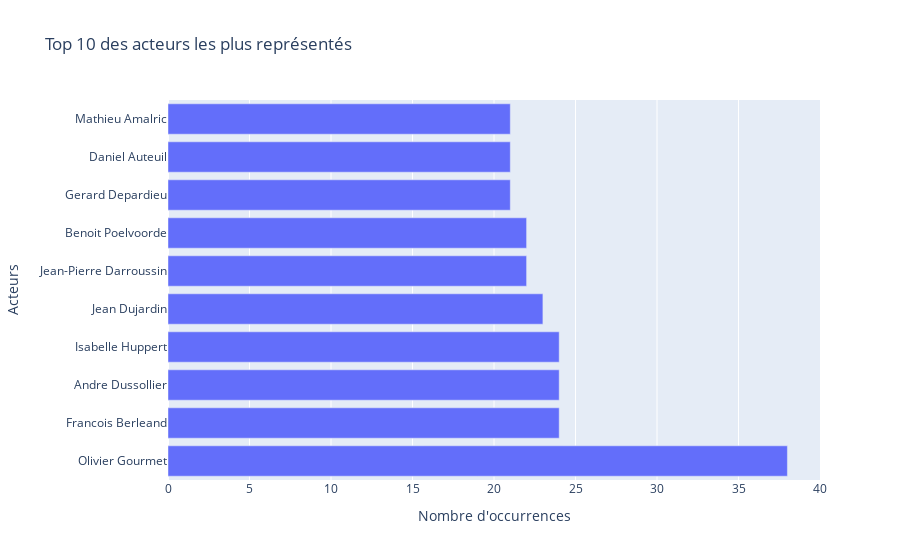

Notebook code for this chart:
### Code cell
# Agrégation des acteurs et décompte des acteurs les plus présents avec plotly

import plotly.express as px
import pandas as pd

# Concaténer les colonnes acteur_1, acteur_2, acteur_3, acteur_4
all_actors = pd.concat([allocine['acteur_1'], allocine['acteur_2'], allocine['acteur_3'], allocine['acteur_4']])

# Compter les occurrences de chaque acteur
actor_counts = all_actors.value_counts()

# Sélectionner les 10 acteurs les plus représentés
top_10_actors = actor_counts.head(10)

# Créer un diagramme à barres horizontales pour afficher les acteurs
fig = px.bar(top_10_actors, x=top_10_actors.values, y=top_10_actors.index, orientation='h',
             labels={'y': 'Acteurs', 'x': 'Nombre d\'occurrences'},
             title='Top 10 des acteurs les plus représentés')

# Personnaliser la présentation
fig.update_layout(
    xaxis_title='Nombre d\'occurrences',
    yaxis_title='Acteurs',
    height=600
)

# Afficher le graphique
fig.show()

### Figure 1 — Plotly figure (JSON) as saved in the notebook; plotly's stock layout.template omitted (floating-point values rounded to 4 significant figures)
{"data": [{"alignmentgroup": "True", "hovertemplate": "Nombre d'occurrences=%{x}<br>index=%{y}<extra></extra>", "legendgroup": "", "marker": {"color": "#636efa", "pattern": {"shape": ""}}, "name": "", "offsetgroup": "", "orientation": "h", "showlegend": false, "textposition": "auto", "type": "bar", "x": [38, 24, 24, 24, 23, 22, 22, 21, 21, 21], "xaxis": "x", "y": [" Olivier Gourmet", " Francois Berleand", " Andre Dussollier", "Isabelle Huppert", "Jean Dujardin", " Jean-Pierre Darroussin", "Benoit Poelvoorde", " Gerard Depardieu", "Daniel Auteuil", " Mathieu Amalric"], "yaxis": "y"}], "layout": {"autosize": true, "barmode": "relative", "legend": {"tracegroupgap": 0}, "title": {"text": "Top 10 des acteurs les plus représentés"}, "xaxis": {"anchor": "y", "autorange": true, "domain": [0, 1], "range": [0, 40], "title": {"text": "Nombre d'occurrences"}, "type": "linear"}, "yaxis": {"anchor": "x", "autorange": true, "domain": [0, 1], "range": [-0.5, 9.5], "title": {"text": "Acteurs"}, "type": "category"}}}
